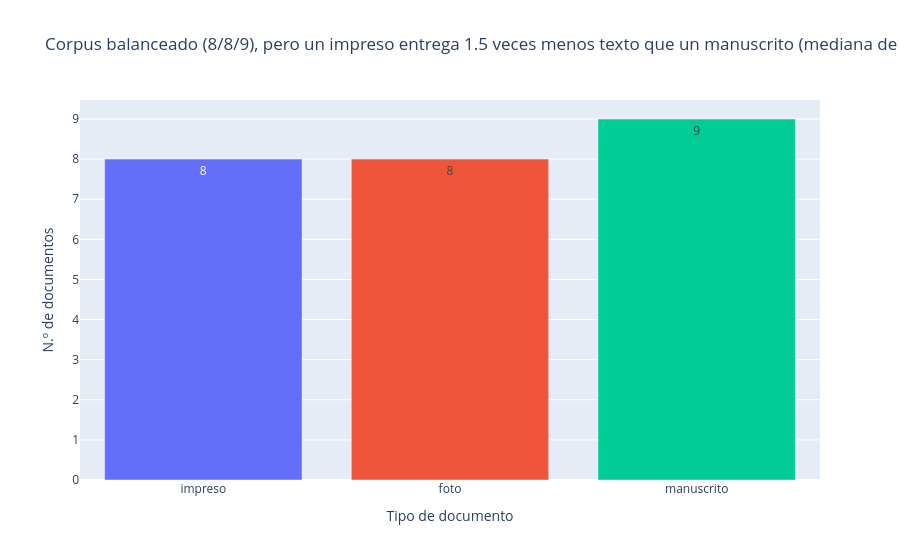

The cell this chart's notebook holds for it:
### Markdown cell above
## Paso 6 · Exploración

Los títulos de los gráficos se generan a partir de los datos, de modo que cada uno enuncia lo que muestra.

### Code cell
docs["n_caracteres"] = docs.texto_ocr.str.len()
clips["n_palabras"] = clips.texto_asr.str.replace(r"\[HABLANTE_\d+\]", "", regex=True).str.split().str.len()
clips["tipo_audio"] = np.select(
    [clips.fuente.str.contains("diálogo"), clips.fuente.str.startswith("Wikimedia")],
    ["Diálogo (OpenSLR 73)", "Entrevista (Commons)"], "Lectura (OpenSLR 73)")

resumen_tipo = (docs.groupby("tipo").agg(documentos=("id", "size"), mediana_caracteres=("n_caracteres", "median"))
                .reindex(list(CUOTAS)).reset_index())
mediana = resumen_tipo.set_index("tipo").mediana_caracteres
razon = mediana["impreso"] / max(mediana["manuscrito"], 1)
frase = f"{razon:.1f} veces más" if razon >= 1 else f"{1 / razon:.1f} veces menos"
titulo = (f"Corpus balanceado ({'/'.join(map(str, resumen_tipo.documentos))}), pero un impreso entrega "
          f"{frase} texto que un manuscrito (mediana de caracteres)")

grafico = px.bar(resumen_tipo, x="tipo", y="documentos", color="tipo", text="documentos",
                 hover_data={"mediana_caracteres": ":.0f"}, title=titulo,
                 labels={"tipo": "Tipo de documento", "documentos": "N.º de documentos",
                         "mediana_caracteres": "Mediana de caracteres"})
grafico.update_layout(showlegend=False)
grafico.show()

### Figure 1 — Plotly figure (JSON) as saved in the notebook; plotly's stock layout.template omitted (floating-point values rounded to 4 significant figures)
{"data": [{"customdata": [[340.0]], "hovertemplate": "Tipo de documento=%{x}<br>N.º de documentos=%{text}<br>Mediana de caracteres=%{customdata[0]:.0f}<extra></extra>", "legendgroup": "impreso", "marker": {"color": "#636efa", "pattern": {"shape": ""}}, "name": "impreso", "orientation": "v", "showlegend": true, "text": [8.0], "textposition": "auto", "type": "bar", "x": ["impreso"], "xaxis": "x", "y": [8], "yaxis": "y"}, {"customdata": [[113.5]], "hovertemplate": "Tipo de documento=%{x}<br>N.º de documentos=%{text}<br>Mediana de caracteres=%{customdata[0]:.0f}<extra></extra>", "legendgroup": "foto", "marker": {"color": "#EF553B", "pattern": {"shape": ""}}, "name": "foto", "orientation": "v", "showlegend": true, "text": [8.0], "textposition": "auto", "type": "bar", "x": ["foto"], "xaxis": "x", "y": [8], "yaxis": "y"}, {"customdata": [[511.0]], "hovertemplate": "Tipo de documento=%{x}<br>N.º de documentos=%{text}<br>Mediana de caracteres=%{customdata[0]:.0f}<extra></extra>", "legendgroup": "manuscrito", "marker": {"color": "#00cc96", "pattern": {"shape": ""}}, "name": "manuscrito", "orientation": "v", "showlegend": true, "text": [9.0], "textposition": "auto", "type": "bar", "x": ["manuscrito"], "xaxis": "x", "y": [9], "yaxis": "y"}], "layout": {"barmode": "relative", "legend": {"title": {"text": "Tipo de documento"}, "tracegroupgap": 0}, "showlegend": false, "title": {"text": "Corpus balanceado (8/8/9), pero un impreso entrega 1.5 veces menos texto que un manuscrito (mediana de caracteres)"}, "xaxis": {"anchor": "y", "categoryarray": ["impreso", "foto", "manuscrito"], "categoryorder": "array", "domain": [0, 1], "title": {"text": "Tipo de documento"}}, "yaxis": {"anchor": "x", "domain": [0, 1], "title": {"text": "N.º de documentos"}}}}
